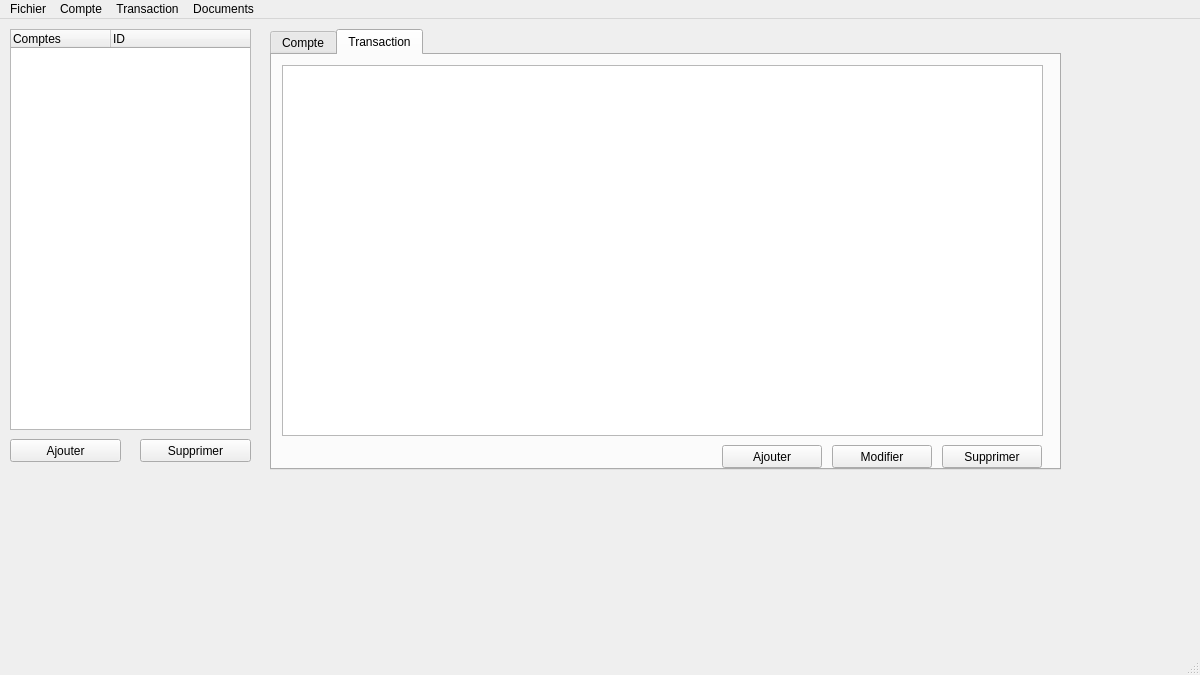
<?xml version="1.0" encoding="UTF-8"?>
<ui version="4.0">
 <class>fenetrePrincipale</class>
 <widget class="QMainWindow" name="fenetrePrincipale">
  <property name="geometry">
   <rect>
    <x>0</x>
    <y>0</y>
    <width>1200</width>
    <height>675</height>
   </rect>
  </property>
  <property name="windowTitle">
   <string>Business App</string>
  </property>
  <property name="windowIcon">
   <iconset resource="ressources.qrc">
    <normaloff>:/ressources/logo.png</normaloff>:/ressources/logo.png</iconset>
  </property>
  <property name="unifiedTitleAndToolBarOnMac">
   <bool>false</bool>
  </property>
  <widget class="QWidget" name="objetPrincipale">
   <widget class="QTreeWidgetPerso" name="arborescenceCompte">
    <property name="geometry">
     <rect>
      <x>10</x>
      <y>10</y>
      <width>241</width>
      <height>401</height>
     </rect>
    </property>
    <property name="horizontalScrollBarPolicy">
     <enum>Qt::ScrollBarAlwaysOff</enum>
    </property>
    <property name="dragEnabled">
     <bool>true</bool>
    </property>
    <property name="dragDropMode">
     <enum>QAbstractItemView::DragDrop</enum>
    </property>
    <property name="defaultDropAction">
     <enum>Qt::MoveAction</enum>
    </property>
    <property name="iconSize">
     <size>
      <width>16</width>
      <height>16</height>
     </size>
    </property>
    <property name="columnCount">
     <number>2</number>
    </property>
    <column>
     <property name="text">
      <string>Comptes</string>
     </property>
    </column>
    <column>
     <property name="text">
      <string>ID</string>
     </property>
    </column>
   </widget>
   <widget class="QTabWidget" name="groupeOnglets">
    <property name="enabled">
     <bool>true</bool>
    </property>
    <property name="geometry">
     <rect>
      <x>270</x>
      <y>10</y>
      <width>791</width>
      <height>441</height>
     </rect>
    </property>
    <property name="currentIndex">
     <number>1</number>
    </property>
    <widget class="QWidget" name="ongletCompte">
     <property name="enabled">
      <bool>true</bool>
     </property>
     <attribute name="title">
      <string>Compte</string>
     </attribute>
     <widget class="QTableWidget" name="tableauCompte">
      <property name="enabled">
       <bool>true</bool>
      </property>
      <property name="geometry">
       <rect>
        <x>10</x>
        <y>30</y>
        <width>761</width>
        <height>371</height>
       </rect>
      </property>
      <property name="midLineWidth">
       <number>1</number>
      </property>
      <property name="editTriggers">
       <set>QAbstractItemView::NoEditTriggers</set>
      </property>
      <property name="sortingEnabled">
       <bool>false</bool>
      </property>
      <property name="rowCount">
       <number>0</number>
      </property>
      <attribute name="horizontalHeaderVisible">
       <bool>false</bool>
      </attribute>
      <attribute name="horizontalHeaderCascadingSectionResizes">
       <bool>false</bool>
      </attribute>
      <attribute name="horizontalHeaderMinimumSectionSize">
       <number>70</number>
      </attribute>
      <attribute name="horizontalHeaderDefaultSectionSize">
       <number>126</number>
      </attribute>
      <attribute name="horizontalHeaderHighlightSections">
       <bool>true</bool>
      </attribute>
      <attribute name="horizontalHeaderShowSortIndicator" stdset="0">
       <bool>false</bool>
      </attribute>
      <attribute name="horizontalHeaderStretchLastSection">
       <bool>true</bool>
      </attribute>
      <attribute name="verticalHeaderVisible">
       <bool>false</bool>
      </attribute>
      <attribute name="verticalHeaderCascadingSectionResizes">
       <bool>false</bool>
      </attribute>
      <attribute name="verticalHeaderShowSortIndicator" stdset="0">
       <bool>false</bool>
      </attribute>
      <attribute name="verticalHeaderStretchLastSection">
       <bool>false</bool>
      </attribute>
      <column>
       <property name="text">
        <string>Date</string>
       </property>
       <property name="font">
        <font>
         <weight>75</weight>
         <bold>true</bold>
        </font>
       </property>
       <property name="textAlignment">
        <set>AlignCenter</set>
       </property>
       <property name="background">
        <color>
         <red>185</red>
         <green>185</green>
         <blue>185</blue>
        </color>
       </property>
      </column>
      <column>
       <property name="text">
        <string>Référence</string>
       </property>
       <property name="font">
        <font>
         <weight>75</weight>
         <bold>true</bold>
        </font>
       </property>
       <property name="textAlignment">
        <set>AlignCenter</set>
       </property>
       <property name="background">
        <color>
         <red>185</red>
         <green>185</green>
         <blue>185</blue>
        </color>
       </property>
      </column>
      <column>
       <property name="text">
        <string>Intitulé</string>
       </property>
       <property name="font">
        <font>
         <weight>75</weight>
         <bold>true</bold>
        </font>
       </property>
       <property name="textAlignment">
        <set>AlignCenter</set>
       </property>
       <property name="background">
        <color>
         <red>185</red>
         <green>185</green>
         <blue>185</blue>
        </color>
       </property>
      </column>
      <column>
       <property name="text">
        <string>Débit</string>
       </property>
       <property name="font">
        <font>
         <weight>75</weight>
         <bold>true</bold>
        </font>
       </property>
       <property name="textAlignment">
        <set>AlignCenter</set>
       </property>
       <property name="background">
        <color>
         <red>185</red>
         <green>185</green>
         <blue>185</blue>
        </color>
       </property>
      </column>
      <column>
       <property name="text">
        <string>Crédit</string>
       </property>
       <property name="font">
        <font>
         <weight>75</weight>
         <bold>true</bold>
        </font>
       </property>
       <property name="textAlignment">
        <set>AlignCenter</set>
       </property>
       <property name="background">
        <color>
         <red>185</red>
         <green>185</green>
         <blue>185</blue>
        </color>
       </property>
      </column>
      <column>
       <property name="text">
        <string>Solde</string>
       </property>
       <property name="font">
        <font>
         <weight>75</weight>
         <bold>true</bold>
        </font>
       </property>
       <property name="textAlignment">
        <set>AlignCenter</set>
       </property>
       <property name="background">
        <color>
         <red>185</red>
         <green>185</green>
         <blue>185</blue>
        </color>
       </property>
      </column>
     </widget>
     <widget class="QLabel" name="nomCompte">
      <property name="geometry">
       <rect>
        <x>30</x>
        <y>10</y>
        <width>161</width>
        <height>21</height>
       </rect>
      </property>
      <property name="font">
       <font>
        <pointsize>12</pointsize>
        <weight>75</weight>
        <bold>true</bold>
       </font>
      </property>
      <property name="text">
       <string/>
      </property>
     </widget>
     <widget class="QLabel" name="posteCompte">
      <property name="geometry">
       <rect>
        <x>240</x>
        <y>10</y>
        <width>181</width>
        <height>16</height>
       </rect>
      </property>
      <property name="text">
       <string/>
      </property>
     </widget>
     <widget class="QLabel" name="dateRapprochementCompte">
      <property name="geometry">
       <rect>
        <x>240</x>
        <y>20</y>
        <width>191</width>
        <height>16</height>
       </rect>
      </property>
      <property name="text">
       <string/>
      </property>
     </widget>
    </widget>
    <widget class="QWidget" name="ongletTransaction">
     <property name="enabled">
      <bool>true</bool>
     </property>
     <property name="statusTip">
      <string/>
     </property>
     <property name="whatsThis">
      <string/>
     </property>
     <attribute name="title">
      <string>Transaction</string>
     </attribute>
     <widget class="QTableWidget" name="tableauTransaction">
      <property name="enabled">
       <bool>true</bool>
      </property>
      <property name="geometry">
       <rect>
        <x>10</x>
        <y>10</y>
        <width>761</width>
        <height>371</height>
       </rect>
      </property>
      <property name="midLineWidth">
       <number>1</number>
      </property>
      <property name="editTriggers">
       <set>QAbstractItemView::NoEditTriggers</set>
      </property>
      <property name="sortingEnabled">
       <bool>false</bool>
      </property>
      <property name="rowCount">
       <number>0</number>
      </property>
      <attribute name="horizontalHeaderVisible">
       <bool>false</bool>
      </attribute>
      <attribute name="horizontalHeaderCascadingSectionResizes">
       <bool>false</bool>
      </attribute>
      <attribute name="horizontalHeaderMinimumSectionSize">
       <number>70</number>
      </attribute>
      <attribute name="horizontalHeaderDefaultSectionSize">
       <number>126</number>
      </attribute>
      <attribute name="horizontalHeaderHighlightSections">
       <bool>false</bool>
      </attribute>
      <attribute name="horizontalHeaderShowSortIndicator" stdset="0">
       <bool>false</bool>
      </attribute>
      <attribute name="horizontalHeaderStretchLastSection">
       <bool>true</bool>
      </attribute>
      <attribute name="verticalHeaderVisible">
       <bool>false</bool>
      </attribute>
      <attribute name="verticalHeaderCascadingSectionResizes">
       <bool>false</bool>
      </attribute>
      <attribute name="verticalHeaderShowSortIndicator" stdset="0">
       <bool>false</bool>
      </attribute>
      <attribute name="verticalHeaderStretchLastSection">
       <bool>false</bool>
      </attribute>
      <column>
       <property name="text">
        <string>Date</string>
       </property>
       <property name="font">
        <font>
         <weight>75</weight>
         <bold>true</bold>
        </font>
       </property>
       <property name="textAlignment">
        <set>AlignCenter</set>
       </property>
       <property name="background">
        <color>
         <red>185</red>
         <green>185</green>
         <blue>185</blue>
        </color>
       </property>
      </column>
      <column>
       <property name="text">
        <string>Référence</string>
       </property>
       <property name="font">
        <font>
         <weight>75</weight>
         <bold>true</bold>
        </font>
       </property>
       <property name="textAlignment">
        <set>AlignCenter</set>
       </property>
       <property name="background">
        <color>
         <red>185</red>
         <green>185</green>
         <blue>185</blue>
        </color>
       </property>
      </column>
      <column>
       <property name="text">
        <string>Intitulé</string>
       </property>
       <property name="font">
        <font>
         <weight>75</weight>
         <bold>true</bold>
        </font>
       </property>
       <property name="textAlignment">
        <set>AlignCenter</set>
       </property>
       <property name="background">
        <color>
         <red>185</red>
         <green>185</green>
         <blue>185</blue>
        </color>
       </property>
      </column>
      <column>
       <property name="text">
        <string>Compte</string>
       </property>
       <property name="font">
        <font>
         <weight>75</weight>
         <bold>true</bold>
        </font>
       </property>
       <property name="textAlignment">
        <set>AlignCenter</set>
       </property>
       <property name="background">
        <color>
         <red>185</red>
         <green>185</green>
         <blue>185</blue>
        </color>
       </property>
      </column>
      <column>
       <property name="text">
        <string>Débit</string>
       </property>
       <property name="font">
        <font>
         <weight>75</weight>
         <bold>true</bold>
        </font>
       </property>
       <property name="textAlignment">
        <set>AlignCenter</set>
       </property>
       <property name="background">
        <color>
         <red>185</red>
         <green>185</green>
         <blue>185</blue>
        </color>
       </property>
      </column>
      <column>
       <property name="text">
        <string>Crédit</string>
       </property>
       <property name="font">
        <font>
         <weight>75</weight>
         <bold>true</bold>
        </font>
       </property>
       <property name="textAlignment">
        <set>AlignCenter</set>
       </property>
       <property name="background">
        <color>
         <red>185</red>
         <green>185</green>
         <blue>185</blue>
        </color>
       </property>
      </column>
     </widget>
     <widget class="QPushButton" name="supprTransacPushButton">
      <property name="geometry">
       <rect>
        <x>670</x>
        <y>390</y>
        <width>100</width>
        <height>23</height>
       </rect>
      </property>
      <property name="text">
       <string>Supprimer</string>
      </property>
      <property name="icon">
       <iconset resource="ressources.qrc">
        <normaloff>:/ressources/supprimer.png</normaloff>:/ressources/supprimer.png</iconset>
      </property>
     </widget>
     <widget class="QPushButton" name="creerTransacPushButton">
      <property name="geometry">
       <rect>
        <x>450</x>
        <y>390</y>
        <width>100</width>
        <height>23</height>
       </rect>
      </property>
      <property name="text">
       <string>Ajouter</string>
      </property>
      <property name="icon">
       <iconset resource="ressources.qrc">
        <normaloff>:/ressources/ajouter.png</normaloff>:/ressources/ajouter.png</iconset>
      </property>
     </widget>
     <widget class="QPushButton" name="modifTransacPushButton">
      <property name="geometry">
       <rect>
        <x>560</x>
        <y>390</y>
        <width>100</width>
        <height>23</height>
       </rect>
      </property>
      <property name="text">
       <string>Modifier</string>
      </property>
      <property name="icon">
       <iconset resource="ressources.qrc">
        <normaloff>:/ressources/modifier.png</normaloff>:/ressources/modifier.png</iconset>
      </property>
     </widget>
    </widget>
   </widget>
   <widget class="QPushButton" name="supprComptePushButton">
    <property name="geometry">
     <rect>
      <x>140</x>
      <y>420</y>
      <width>111</width>
      <height>23</height>
     </rect>
    </property>
    <property name="text">
     <string>Supprimer</string>
    </property>
    <property name="icon">
     <iconset resource="ressources.qrc">
      <normaloff>:/ressources/supprimer.png</normaloff>:/ressources/supprimer.png</iconset>
    </property>
   </widget>
   <widget class="QPushButton" name="creerComptePushButton">
    <property name="geometry">
     <rect>
      <x>10</x>
      <y>420</y>
      <width>111</width>
      <height>23</height>
     </rect>
    </property>
    <property name="text">
     <string>Ajouter</string>
    </property>
    <property name="icon">
     <iconset resource="ressources.qrc">
      <normaloff>:/ressources/ajouter.png</normaloff>:/ressources/ajouter.png</iconset>
    </property>
   </widget>
  </widget>
  <widget class="QStatusBar" name="barStatut"/>
  <widget class="QMenuBar" name="barMenu">
   <property name="geometry">
    <rect>
     <x>0</x>
     <y>0</y>
     <width>1200</width>
     <height>26</height>
    </rect>
   </property>
   <widget class="QMenu" name="menuFichier">
    <property name="title">
     <string>Fichier</string>
    </property>
    <addaction name="actionOuvrirFichier"/>
    <addaction name="actionEnregistrerFichier"/>
    <addaction name="actionEnregistrer_sousFichier"/>
    <addaction name="actionParametresFichier"/>
   </widget>
   <widget class="QMenu" name="menuCompte">
    <property name="title">
     <string>Compte</string>
    </property>
    <addaction name="actionAjouterCompte"/>
    <addaction name="actionDeplacerCompte2"/>
    <addaction name="actionSupprimerCompte"/>
   </widget>
   <widget class="QMenu" name="menuTransaction">
    <property name="title">
     <string>Transaction</string>
    </property>
    <addaction name="actionAjouterTransaction"/>
    <addaction name="actionModifierTransaction"/>
    <addaction name="actionSupprimerTransaction"/>
   </widget>
   <widget class="QMenu" name="menuDocuments">
    <property name="title">
     <string>Documents</string>
    </property>
    <addaction name="actionFaireCloture"/>
    <addaction name="actionFaireRapprochement"/>
    <addaction name="actionFaireReleve"/>
    <addaction name="actionFaireBilan"/>
    <addaction name="actionFaireResultat"/>
   </widget>
   <addaction name="menuFichier"/>
   <addaction name="menuCompte"/>
   <addaction name="menuTransaction"/>
   <addaction name="menuDocuments"/>
  </widget>
  <action name="actionOuvrirFichier">
   <property name="icon">
    <iconset resource="ressources.qrc">
     <normaloff>:/ressources/dossier.png</normaloff>:/ressources/dossier.png</iconset>
   </property>
   <property name="text">
    <string>Ouvrir</string>
   </property>
   <property name="statusTip">
    <string>Enregistrer ce fichier puis en ouvrir un autre</string>
   </property>
   <property name="shortcut">
    <string>Ctrl+O</string>
   </property>
  </action>
  <action name="actionEnregistrerFichier">
   <property name="icon">
    <iconset resource="ressources.qrc">
     <normaloff>:/ressources/enregistrer.png</normaloff>:/ressources/enregistrer.png</iconset>
   </property>
   <property name="text">
    <string>Enregistrer</string>
   </property>
   <property name="statusTip">
    <string>Enregistrer le fichier</string>
   </property>
   <property name="shortcut">
    <string>Ctrl+S</string>
   </property>
  </action>
  <action name="actionAjouterCompte">
   <property name="icon">
    <iconset resource="ressources.qrc">
     <normaloff>:/ressources/ajouter.png</normaloff>:/ressources/ajouter.png</iconset>
   </property>
   <property name="text">
    <string>Ajouter</string>
   </property>
   <property name="statusTip">
    <string>Ajouter un nouveau compte</string>
   </property>
   <property name="shortcut">
    <string>Ctrl+N</string>
   </property>
  </action>
  <action name="actionSupprimerCompte">
   <property name="icon">
    <iconset resource="ressources.qrc">
     <normaloff>:/ressources/supprimer.png</normaloff>:/ressources/supprimer.png</iconset>
   </property>
   <property name="text">
    <string>Supprimer</string>
   </property>
   <property name="statusTip">
    <string>Supprimer le compte</string>
   </property>
   <property name="shortcut">
    <string>Ctrl+D</string>
   </property>
  </action>
  <action name="actionAjouterTransaction">
   <property name="icon">
    <iconset resource="ressources.qrc">
     <normaloff>:/ressources/ajouter.png</normaloff>:/ressources/ajouter.png</iconset>
   </property>
   <property name="text">
    <string>Ajouter</string>
   </property>
   <property name="statusTip">
    <string>Ajouter une nouvelle transaction</string>
   </property>
   <property name="shortcut">
    <string>Ctrl+Shift+N</string>
   </property>
  </action>
  <action name="actionModifierTransaction">
   <property name="icon">
    <iconset resource="ressources.qrc">
     <normaloff>:/ressources/modifier.png</normaloff>:/ressources/modifier.png</iconset>
   </property>
   <property name="text">
    <string>Modifier</string>
   </property>
   <property name="statusTip">
    <string>Modifier une transaction</string>
   </property>
   <property name="shortcut">
    <string>Ctrl+Shift+M</string>
   </property>
  </action>
  <action name="actionSupprimerTransaction">
   <property name="icon">
    <iconset resource="ressources.qrc">
     <normaloff>:/ressources/supprimer.png</normaloff>:/ressources/supprimer.png</iconset>
   </property>
   <property name="text">
    <string>Supprimer</string>
   </property>
   <property name="statusTip">
    <string>Supprimer la transaction</string>
   </property>
   <property name="shortcut">
    <string>Ctrl+Shift+D</string>
   </property>
  </action>
  <action name="actionFaireRapprochement">
   <property name="enabled">
    <bool>false</bool>
   </property>
   <property name="icon">
    <iconset resource="ressources.qrc">
     <normaloff>:/ressources/faireRapprochement.png</normaloff>:/ressources/faireRapprochement.png</iconset>
   </property>
   <property name="text">
    <string>Faire un rapprochement</string>
   </property>
   <property name="statusTip">
    <string>faire une opération de rapprochement</string>
   </property>
   <property name="shortcut">
    <string>Ctrl+Alt+A</string>
   </property>
  </action>
  <action name="actionFaireBilan">
   <property name="enabled">
    <bool>false</bool>
   </property>
   <property name="icon">
    <iconset resource="ressources.qrc">
     <normaloff>:/ressources/faireBilan.png</normaloff>:/ressources/faireBilan.png</iconset>
   </property>
   <property name="text">
    <string>Faire un bilan</string>
   </property>
   <property name="statusTip">
    <string>Faire une opération de bilan</string>
   </property>
   <property name="shortcut">
    <string>Ctrl+Alt+B</string>
   </property>
  </action>
  <action name="actionFaireReleve">
   <property name="enabled">
    <bool>false</bool>
   </property>
   <property name="icon">
    <iconset resource="ressources.qrc">
     <normaloff>:/ressources/faireReleve.png</normaloff>:/ressources/faireReleve.png</iconset>
   </property>
   <property name="text">
    <string>Faire un relevé</string>
   </property>
   <property name="statusTip">
    <string>Faire une opération de relevé</string>
   </property>
   <property name="shortcut">
    <string>Ctrl+Alt+V</string>
   </property>
  </action>
  <action name="actionFaireCloture">
   <property name="enabled">
    <bool>false</bool>
   </property>
   <property name="icon">
    <iconset resource="ressources.qrc">
     <normaloff>:/ressources/cloturerCompte.png</normaloff>:/ressources/cloturerCompte.png</iconset>
   </property>
   <property name="text">
    <string>Faire une clôture</string>
   </property>
   <property name="statusTip">
    <string>Faire une opération de clôture</string>
   </property>
   <property name="shortcut">
    <string>Ctrl+Alt+C</string>
   </property>
  </action>
  <action name="actionParametresFichier">
   <property name="icon">
    <iconset resource="ressources.qrc">
     <normaloff>:/ressources/parametres.png</normaloff>:/ressources/parametres.png</iconset>
   </property>
   <property name="text">
    <string>Paramètres</string>
   </property>
   <property name="statusTip">
    <string>Accéder aux paramètres de l'application</string>
   </property>
   <property name="shortcut">
    <string>Ctrl+P</string>
   </property>
  </action>
  <action name="actionDeplacerCompte">
   <property name="text">
    <string>Déplacer</string>
   </property>
   <property name="statusTip">
    <string>Déplacer le compte</string>
   </property>
  </action>
  <action name="actionEnregistrer_sousFichier">
   <property name="icon">
    <iconset resource="ressources.qrc">
     <normaloff>:/ressources/enregistrer.png</normaloff>:/ressources/enregistrer.png</iconset>
   </property>
   <property name="text">
    <string>Enregistrer sous</string>
   </property>
   <property name="statusTip">
    <string>Enregistrer le fichier sans écraser la sauvegarde précédente</string>
   </property>
   <property name="shortcut">
    <string>Ctrl+Shift+S</string>
   </property>
  </action>
  <action name="actionFaireResultat">
   <property name="enabled">
    <bool>false</bool>
   </property>
   <property name="icon">
    <iconset resource="ressources.qrc">
     <normaloff>:/ressources/faireResultat.png</normaloff>:/ressources/faireResultat.png</iconset>
   </property>
   <property name="text">
    <string>Faire resultat</string>
   </property>
   <property name="statusTip">
    <string>Calculer le résultat</string>
   </property>
   <property name="shortcut">
    <string>Ctrl+Alt+R</string>
   </property>
  </action>
  <action name="actionDeplacerCompte2">
   <property name="enabled">
    <bool>false</bool>
   </property>
   <property name="icon">
    <iconset resource="ressources.qrc">
     <normaloff>:/ressources/deplacement.png</normaloff>:/ressources/deplacement.png</iconset>
   </property>
   <property name="text">
    <string>Deplacer</string>
   </property>
   <property name="shortcut">
    <string>Ctrl+M</string>
   </property>
  </action>
 </widget>
 <layoutdefault spacing="6" margin="11"/>
 <customwidgets>
  <customwidget>
   <class>QTreeWidgetPerso</class>
   <extends>QTreeWidget</extends>
   <header>mainwindow.h</header>
  </customwidget>
 </customwidgets>
 <resources>
  <include location="ressources.qrc"/>
 </resources>
 <connections/>
</ui>
